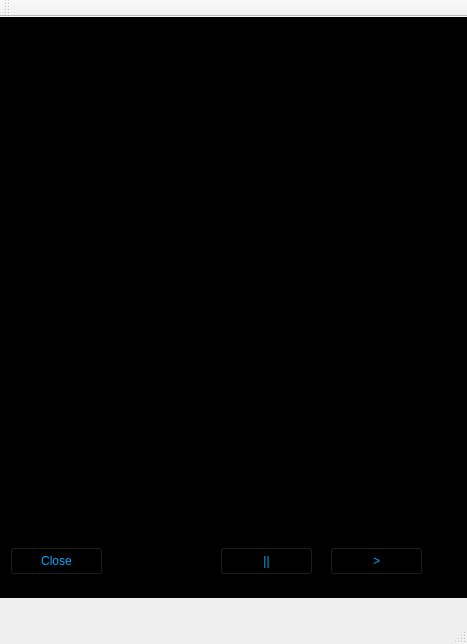
<?xml version="1.0" encoding="UTF-8"?>
<ui version="4.0">
 <class>ImageWidget</class>
 <widget class="QMainWindow" name="ImageWidget">
  <property name="geometry">
   <rect>
    <x>0</x>
    <y>0</y>
    <width>467</width>
    <height>644</height>
   </rect>
  </property>
  <property name="windowTitle">
   <string>ImageWidget</string>
  </property>
  <widget class="QWidget" name="centralWidget">
   <widget class="QLabel" name="label">
    <property name="geometry">
     <rect>
      <x>0</x>
      <y>0</y>
      <width>471</width>
      <height>581</height>
     </rect>
    </property>
    <property name="styleSheet">
     <string notr="true">background-color: rgb(0, 0, 0);</string>
    </property>
    <property name="text">
     <string>TextLabel</string>
    </property>
   </widget>
   <widget class="QPushButton" name="pushButton">
    <property name="geometry">
     <rect>
      <x>10</x>
      <y>530</y>
      <width>93</width>
      <height>28</height>
     </rect>
    </property>
    <property name="styleSheet">
     <string notr="true">background-color: rgb(0, 0, 0);
color: rgb(0, 170, 255);</string>
    </property>
    <property name="text">
     <string>Close</string>
    </property>
   </widget>
   <widget class="QPushButton" name="pushButton_2">
    <property name="geometry">
     <rect>
      <x>220</x>
      <y>530</y>
      <width>93</width>
      <height>28</height>
     </rect>
    </property>
    <property name="styleSheet">
     <string notr="true">background-color: rgb(0, 0, 0);
color: rgb(0, 170, 255);</string>
    </property>
    <property name="text">
     <string>||</string>
    </property>
   </widget>
   <widget class="QPushButton" name="pushButton_3">
    <property name="geometry">
     <rect>
      <x>330</x>
      <y>530</y>
      <width>93</width>
      <height>28</height>
     </rect>
    </property>
    <property name="styleSheet">
     <string notr="true">background-color: rgb(0, 0, 0);
color: rgb(0, 170, 255);</string>
    </property>
    <property name="text">
     <string>&gt;</string>
    </property>
   </widget>
  </widget>
  <widget class="QMenuBar" name="menuBar">
   <property name="geometry">
    <rect>
     <x>0</x>
     <y>0</y>
     <width>467</width>
     <height>26</height>
    </rect>
   </property>
  </widget>
  <widget class="QToolBar" name="mainToolBar">
   <attribute name="toolBarArea">
    <enum>TopToolBarArea</enum>
   </attribute>
   <attribute name="toolBarBreak">
    <bool>false</bool>
   </attribute>
  </widget>
  <widget class="QStatusBar" name="statusBar"/>
 </widget>
 <layoutdefault spacing="6" margin="11"/>
 <resources/>
 <connections/>
</ui>
